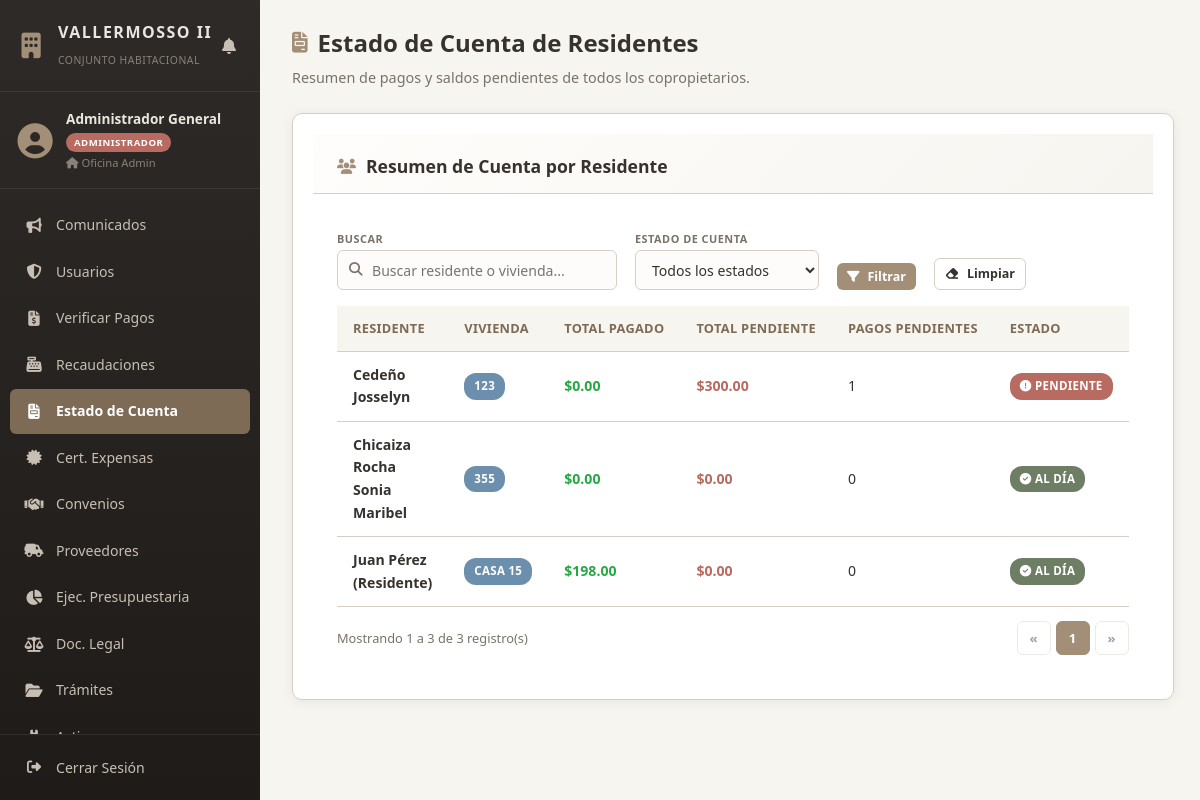
The page /views/administrador/estado_cuenta.php (signed in) on the database its author committed.
### tables this page shows
CREATE TABLE `usuarios` (
  `id_usuario` int(11) NOT NULL AUTO_INCREMENT,
  `cedula` varchar(15) NOT NULL,
  `nombres` varchar(120) NOT NULL,
  `correo` varchar(100) NOT NULL,
  `telefono_whatsapp` varchar(20) NOT NULL,
  `numero_vivienda` varchar(20) NOT NULL,
  `rol` enum('RESIDENTE','ADMINISTRADOR','DIRECTIVA') NOT NULL DEFAULT 'RESIDENTE',
  `puesto_casa` varchar(50) DEFAULT NULL,
  `clave_hash` varchar(255) NOT NULL,
  `estado` enum('ACTIVO','INACTIVO') DEFAULT 'ACTIVO',
  `creado_en` timestamp NOT NULL DEFAULT current_timestamp(),
  `created_at` timestamp NOT NULL DEFAULT current_timestamp(),
  PRIMARY KEY (`id_usuario`),
  UNIQUE KEY `cedula` (`cedula`),
  UNIQUE KEY `correo` (`correo`)
);

### views/administrador/estado_cuenta.php (the view, shortened to what this page needs)
<?php
$db = Database::obtenerConexion();
$buscarResidente = trim($_GET['buscar'] ?? '');
$havingSql = '';
$whereBuscar = '';
$sqlBase = "
    FROM usuarios u
    LEFT JOIN (
        -- Pagos subidos por residentes (tabla pagos)
        SELECT id_usuario, monto, 1 AS pagado FROM pagos WHERE estado = 'PAGADO'
        UNION ALL
        SELECT id_usuario, monto, 0 AS pagado FROM pagos WHERE estado IN ('PENDIENTE', 'EN_REVISION')
        UNION ALL
        -- Recaudaciones registradas por administracion (tabla recaudaciones)
        SELECT id_usuario, monto, 1 AS pagado FROM recaudaciones WHERE estado_pago = 'APROBADO'
        UNION ALL
        SELECT id_usuario, monto, 0 AS pagado FROM recaudaciones WHERE estado_pago = 'PENDIENTE'
    ) m ON u.id_usuario = m.id_usuario
    WHERE u.rol = 'RESIDENTE' $whereBuscar
    GROUP BY u.id_usuario, u.nombres, u.numero_vivienda
";
try {
    $porPagina = 10;
    $pagina = max(1, (int)($_GET['pagina'] ?? 1));
    $offset = ($pagina - 1) * $porPagina;
    $stmt = $db->prepare("SELECT
            u.id_usuario,
            u.nombres,
            u.numero_vivienda,
            COALESCE(SUM(CASE WHEN m.pagado = 1 THEN m.monto ELSE 0 END), 0) AS total_pagado,
            COALESCE(SUM(CASE WHEN m.pagado = 0 THEN m.monto ELSE 0 END), 0) AS total_pendiente,
            SUM(CASE WHEN m.pagado = 0 THEN 1 ELSE 0 END) AS pagos_pendientes
        $sqlBase $havingSql ORDER BY u.nombres LIMIT :limite OFFSET :offset");
    $stmt->bindValue(':limite', $porPagina, PDO::PARAM_INT);
    $stmt->bindValue(':offset', $offset, PDO::PARAM_INT);
    $stmt->execute();
    $estados = $stmt->fetchAll(PDO::FETCH_ASSOC);
} catch (PDOException $e) {
    $totalEstados = 0;
    $estados = [];
}
?>
<!DOCTYPE html>
<html lang="es">
<head>
    <link rel="stylesheet" href="../../public/css/style.css">
    <link rel="stylesheet" href="../../public/css/tablas.css?v=3">
    <link rel="stylesheet" href="https://cdnjs.cloudflare.com/ajax/libs/font-awesome/6.4.0/css/all.min.css">
</head>
<body>
<div class="app-layout">
    <?php include_once __DIR__ . '/../sidebar.php'; ?>
    <main class="main-content">
        <header class="content-header">
            <h1><i class="fa-solid fa-file-invoice"></i> Estado de Cuenta de Residentes</h1>
            <p class="subtitle">Resumen de pagos y saldos pendientes de todos los copropietarios.</p>
        </header>
        <section class="card">
            <div class="card-header">
                <h2><i class="fa-solid fa-users"></i> Resumen de Cuenta por Residente</h2>
            </div>
            <div class="card-body">
                <form method="GET" class="tabla-toolbar">
                    <div class="filtro-grupo" style="max-width:320px;">
                        <span class="filtro-etiqueta">Buscar</span>
                        <div class="buscador-tabla">
                            <input type="text" name="buscar" value="<?= htmlspecialchars($buscarResidente) ?>" placeholder="Buscar residente o vivienda...">
                        </div>
                    </div>
                    <div class="filtro-grupo">
                        <span class="filtro-etiqueta">Estado de cuenta</span>
                        <select name="filtro_estado" class="filtro-tabla">
                            <option value="">Todos los estados</option>
                        </select>
                    </div>
                    <button type="submit" class="btn btn-primary btn-sm"><i class="fa-solid fa-filter"></i> Filtrar</button>
                    <a href="estado_cuenta.php" class="btn btn-outline btn-sm"><i class="fa-solid fa-eraser"></i> Limpiar</a>
                </form>
                <div class="table-responsive">
                    <table class="table">
                        <thead>
                            <tr>
                                <th>Residente</th>
                                <th>Vivienda</th>
                                <th>Total Pagado</th>
                                <th>Total Pendiente</th>
                                <th> Pagos Pendientes</th>
                                <th>Estado</th>
                            </tr>
                        </thead>
                        <tbody>
                            <?php if (empty($estados)): ?>
                                <tr>
                                    <td colspan="6" class="text-center">No hay residentes registrados.</td>
                                </tr>
                            <?php else: ?>
                                <?php foreach ($estados as $e): ?>
                                    <tr>
                                        <td><strong><?= htmlspecialchars($e['nombres']) ?></strong></td>
                                        <td><span class="badge badge-info"><?= htmlspecialchars($e['numero_vivienda'] ?: 'S/N') ?></span></td>
                                        <td><strong style="color: var(--success, #28a745);">$<?= number_format($e['total_pagado'], 2) ?></strong></td>
                                        <td><strong style="color: var(--danger, #dc3545);">$<?= number_format($e['total_pendiente'], 2) ?></strong></td>
                                        <td><?= $e['pagos_pendientes'] ?></td>
                                        <td>
                                            <?php if ($e['total_pendiente'] <= 0): ?>
                                                <span class="badge badge-success"><i class="fa-solid fa-check-circle"></i> AL DÍA</span>
                                            <?php elseif ($e['pagos_pendientes'] > 0): ?>
                                                <span class="badge badge-danger"><i class="fa-solid fa-exclamation-circle"></i> PENDIENTE</span>
                                            <?php else: ?>
                                                <span class="badge badge-warning">SIN MOVIMIENTOS</span>
                                            <?php endif; ?>
                                        </td>
                                    </tr>
                                <?php endforeach; ?>
                            <?php endif; ?>
                        </tbody>
                    </table>
                </div>
                <?php
                include __DIR__ . '/../partials/paginacion.php';
                ?>
            </div>
        </section>
    </main>
</div>
</body>
</html>

### public/css/style.css (style rules this page uses)
:root { --bg-main: #F7F5F0; --bg-card: #FFFFFF; --primary: #A38F78; --primary-dark: #7D6B56; --secondary: #D8CFC4; --accent: #6E7E65; --danger: #B86B61; --text-main: #36322E; --text-muted: #7A7268; --sidebar-bg: #2E2A27; --sidebar-hover: #3E3732; --sidebar-active: #4A3F38; --sidebar-text: #C8BFB4; --sidebar-text-active: #FFFFFF; --sidebar-width: 260px; --sidebar-collapsed-width: 70px; --shadow: 0 2px 12px rgba(54, 50, 46, 0.08); --shadow-lg: 0 8px 24px rgba(54, 50, 46, 0.12); --radius: 10px; --radius-sm: 6px; --transition: all 0.3s cubic-bezier(0.4, 0, 0.2, 1); }
* { box-sizing: border-box; margin: 0; padding: 0; font-family: 'Segoe UI', Tahoma, Geneva, Verdana, sans-serif; }
body { background-color: var(--bg-main); color: var(--text-main); line-height: 1.6; overflow-x: hidden; }
.app-layout { display: flex; min-height: 100vh; }
.main-content { flex: 1; margin-left: var(--sidebar-width); padding: 30px; transition: var(--transition); min-height: 100vh; }
.content-header { margin-bottom: 28px; }
.content-header h1 { font-size: 1.5rem; font-weight: 700; color: var(--primary-dark); margin-bottom: 4px; display: flex; align-items: center; gap: 10px; }
.content-header h1 i { color: var(--primary); font-size: 1.3rem; }
.content-header .subtitle { color: var(--text-muted); font-size: 0.9rem; }
.card { background: var(--bg-card); border: 1px solid var(--secondary); border-radius: var(--radius); box-shadow: var(--shadow); overflow: hidden; margin-bottom: 24px; }
.card-header { padding: 18px 24px; border-bottom: 1px solid var(--secondary); background: linear-gradient(135deg, #FEFDFB 0%, #F7F5F0 100%); }
.card-header h2 { font-size: 1.05rem; font-weight: 700; color: var(--primary-dark); display: flex; align-items: center; gap: 10px; margin: 0; }
.card-header h2 i { color: var(--primary); font-size: 0.95rem; }
.card-body { padding: 24px; }
.btn { display: inline-flex; align-items: center; gap: 8px; padding: 10px 20px; font-size: 0.9rem; font-weight: 600; border: none; border-radius: var(--radius-sm); cursor: pointer; text-decoration: none; text-align: center; transition: var(--transition); white-space: nowrap; }
.btn-primary { background-color: var(--primary); color: #FFFFFF; }
.btn-sm { padding: 6px 12px; font-size: 0.8rem; }
.table-responsive { overflow-x: auto; -webkit-overflow-scrolling: touch; }
.table { width: 100%; border-collapse: collapse; }
.table th, .table td { padding: 12px 16px; text-align: left; border-bottom: 1px solid var(--secondary); font-size: 0.88rem; }
.table th { background-color: var(--bg-main); color: var(--primary-dark); font-weight: 700; font-size: 0.8rem; text-transform: uppercase; letter-spacing: 0.3px; white-space: nowrap; }
.badge { display: inline-block; padding: 4px 10px; border-radius: 12px; font-size: 0.72rem; font-weight: 700; text-transform: uppercase; letter-spacing: 0.3px; white-space: nowrap; }
.badge-success { background: #E8F2E4; color: #3D6B30; }
.badge-danger { background: #F5E0DE; color: #8B3D35; }
.badge-info { background: #E3EFF7; color: #3D6B8A; }

### public/css/tablas.css (style rules this page uses)
.tabla-toolbar { display: flex; flex-wrap: wrap; align-items: flex-end; gap: 12px 18px; margin-bottom: 16px; }
.filtro-grupo { display: flex; flex-direction: column; gap: 6px; min-width: 0; }
.filtro-grupo > .filtro-etiqueta { font-size: .68rem; font-weight: 700; text-transform: uppercase; letter-spacing: .5px; color: var(--text-muted); line-height: 1; }
.buscador-tabla { position: relative; width: 280px; max-width: 100%; }
.buscador-tabla input { width: 100%; padding: 9px 12px 9px 34px; border: 1.5px solid var(--secondary); border-radius: var(--radius-sm); font-size: .88rem; background: #FDFCFB; outline: none; transition: border-color .2s ease, box-shadow .2s ease; }
.filtro-grupo .buscador-tabla input { height: 40px; }
.filtro-tabla, .filtro-fecha { height: 40px; padding: 9px 32px 9px 12px; border: 1.5px solid var(--secondary); border-radius: var(--radius-sm); font-size: .88rem; background-color: #FDFCFB; color: var(--text-main); cursor: pointer; max-width: 210px; }

### rows shown on the page
usuarios: nombres "Cedeño Josselyn", numero_vivienda "123", total_pagado "0.00", total_pendiente "300.00", pagos_pendientes "1", shows "PENDIENTE"
usuarios: nombres "Chicaiza Rocha Sonia Maribel", numero_vivienda "355", total_pagado "0.00", total_pendiente "0.00", pagos_pendientes "0", shows "AL DÍA"
usuarios: nombres "Juan Pérez (Residente)", numero_vivienda "CASA 15", total_pagado "198.00", total_pendiente "0.00", pagos_pendientes "0", shows "AL DÍA"

### other values the page prints
$nombre "Administrador General"
$rol "ADMINISTRADOR"
$vivienda "Oficina Admin"
$item['label'] "Comunicados"
$item['label'] "Usuarios"
$item['label'] "Verificar Pagos"
$item['label'] "Recaudaciones"
$item['label'] "Estado de Cuenta"
$item['label'] "Cert. Expensas"
$item['label'] "Convenios"
$item['label'] "Proveedores"
$item['label'] "Ejec. Presupuestaria"
$item['label'] "Doc. Legal"
$item['label'] "Trámites"
$desde "1"
